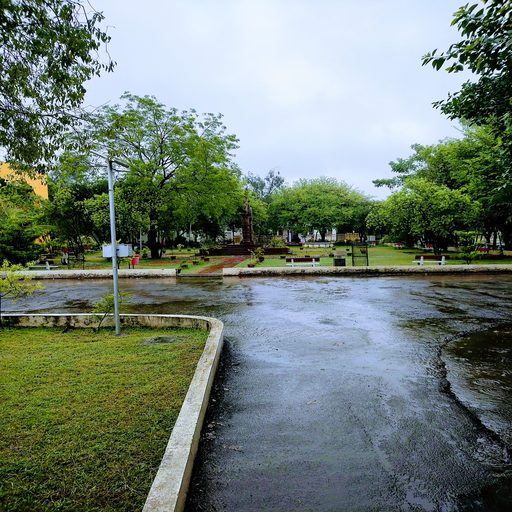
#> input picture Assignment 2/1.png, 512 x 512 px
$ python Assignment_2.py
#> lines starting #> are read from the running program, lines starting #| are printed output that depends on the picture
import cv2
import numpy as np
import matplotlib.pyplot as plt

# Load the color image
color_image = cv2.imread("1.png")
#> color_image is the input picture: shape (512, 512, 3); mean B, G, R 116.6, 127.7, 114.2


# Create the negative of the color image
negative_color_image = np.abs(255 - color_image)
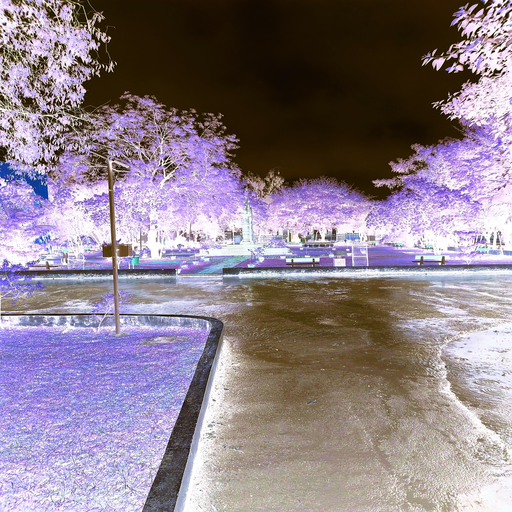
#> negative_color_image: shape (512, 512, 3); mean B, G, R 138.4, 127.3, 140.8

# Convert the color image to grayscale
grayscale_image = cv2.cvtColor(color_image, cv2.COLOR_BGR2GRAY)
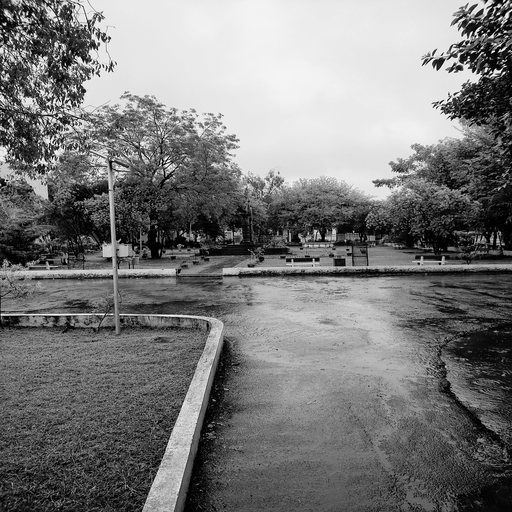
#> grayscale_image: shape (512, 512); min 0, max 255, mean 122.4

# Create the negative of the grayscale image
negative_grayscale_image = np.abs(255 - grayscale_image)
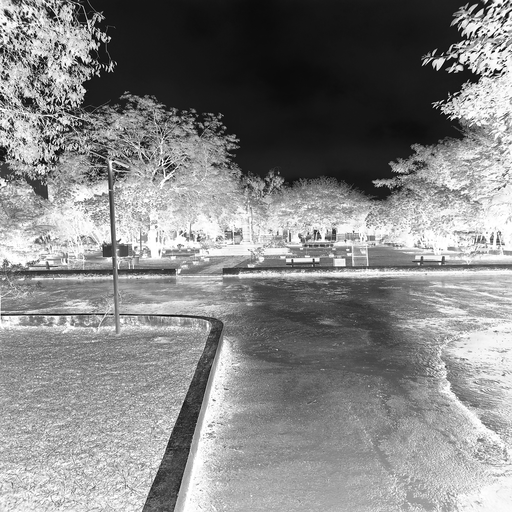
#> negative_grayscale_image: shape (512, 512); min 0, max 255, mean 132.6

# Display the original, grayscale, and negative images using matplotlib
plt.figure(figsize=(8, 8))

# Original Image
plt.subplot(2, 2, 1)
plt.imshow(cv2.cvtColor(color_image, cv2.COLOR_BGR2RGB))
plt.title('Original Image')
plt.axis('on')

# Grayscale Image
plt.subplot(2, 2, 2)
plt.imshow(grayscale_image, cmap='gray')
plt.title('Grayscale Image')
plt.axis('on')

# Negative Grayscale Image
plt.subplot(2, 2, 3)
plt.imshow(negative_grayscale_image, cmap='gray')
plt.title('Negative Grayscale Image')
plt.axis('on')

# Negative Color Image
plt.subplot(2, 2, 4)
plt.imshow(cv2.cvtColor(negative_color_image, cv2.COLOR_BGR2RGB))
plt.title('Negative Color Image')
plt.axis('on')

plt.show()
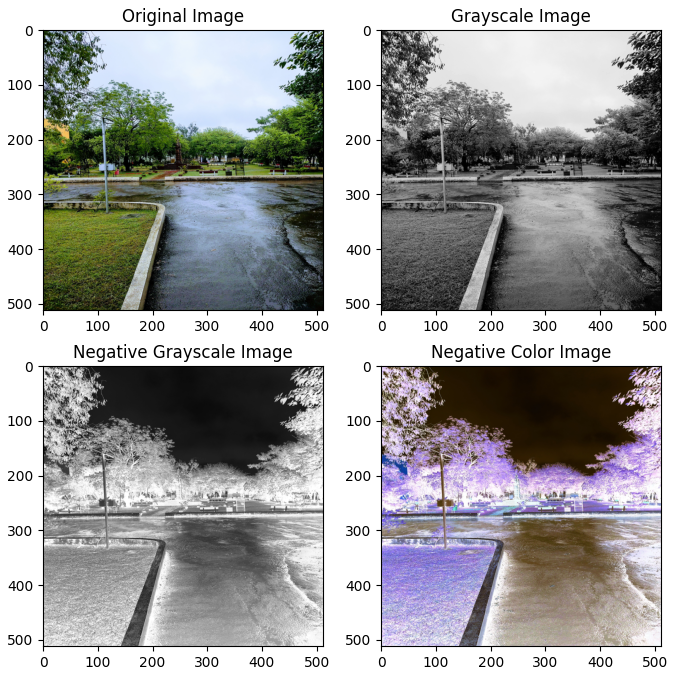
#> figure drawn by matplotlib, 4 panels
